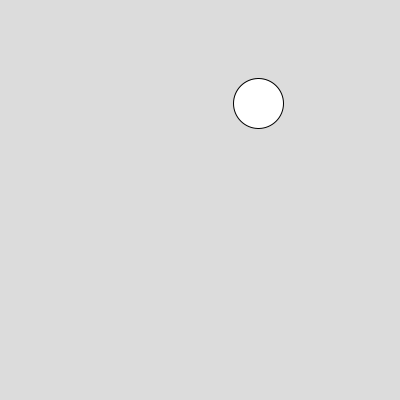
Frame 1 (no input)
Frame 60 (the mouse pressed at the canvas centre just before this capture): identical to frame 1, image omitted
Frame 120 (the mouse held since frame 60 and released just before this capture): identical to frame 1, image omitted

The Processing sketch that drew this single still picture (run headless with seeded random() and noise(); from frame 60 on, the mouse is pressed at the canvas centre):

// Processing sketch: Circle_tag
// ── Circle_tag.pde
float x;
float y;
int size = 50;

void setup() {
  size(400, 400);
  x=random(width);
  y=random(height);
}

void draw() {
  background(220);
  ellipse(x,y,size,size);
}

void mouseClicked() {
  float distFromCenter = dist(mouseX,mouseY,x,y);
  if(distFromCenter<(size/2)) {
    x=random(width);
    y=random(height);
  }
}


void keyPressed() {
  if (key == 'c') {
    fill(random(255),random(255),random(255));
  } else if (key == 'd') {
    fill(255);
  }
}
